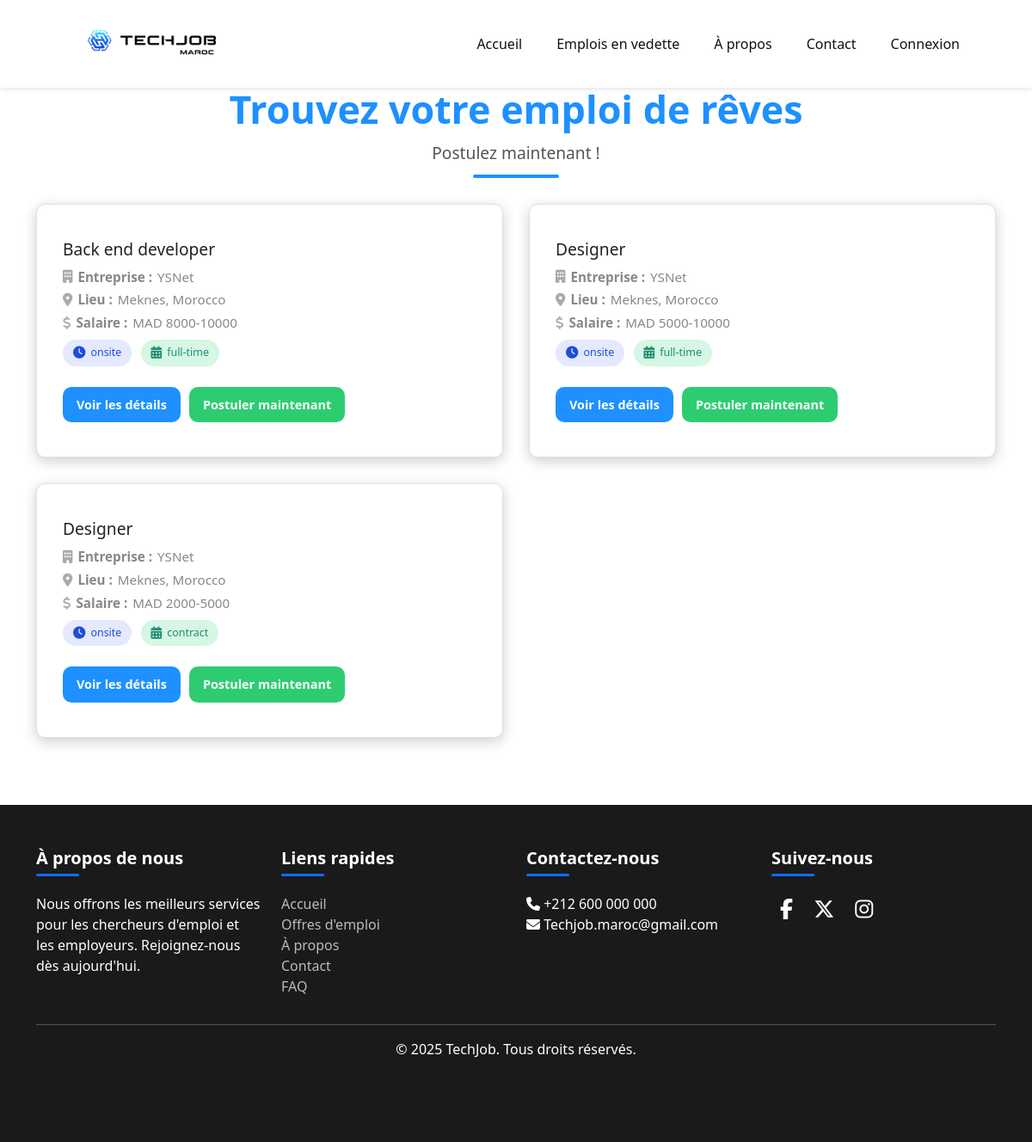
/Pages/JobsListing.php, run on an earlier commit of the app's database.
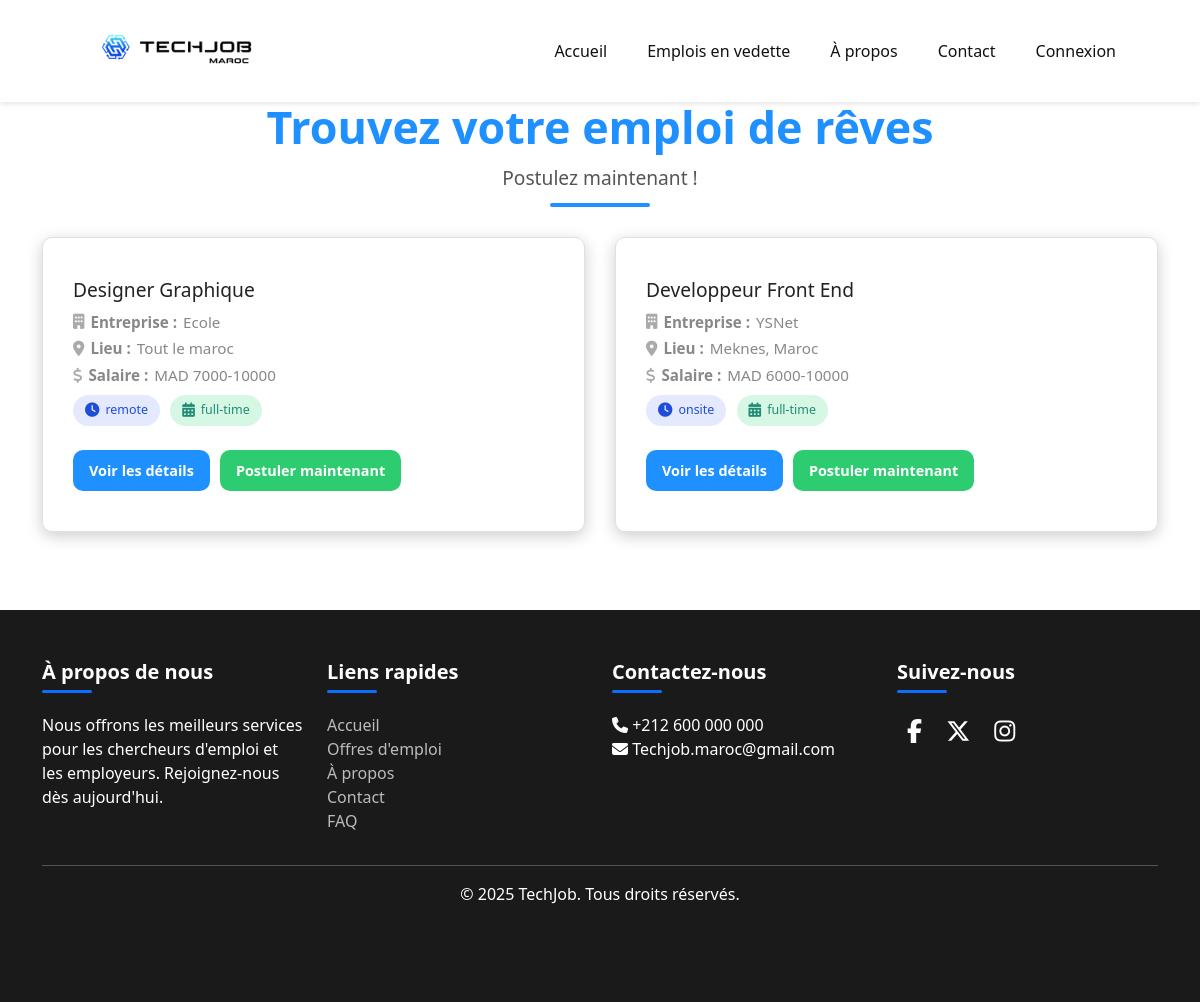
And on a later commit of the database.
### tables this page shows
CREATE TABLE IF NOT EXISTS `jobs` (
  `id` int(11) NOT NULL AUTO_INCREMENT,
  `postedBy` varchar(255) NOT NULL,
  `category` int(11) NOT NULL,
  `title` varchar(255) NOT NULL,
  `companyName` varchar(255) NOT NULL,
  `location` varchar(255) NOT NULL,
  `salaryRange` varchar(255) DEFAULT NULL,
  `duration` enum('part-time','full-time','contract','internship') NOT NULL,
  `type` enum('remote','onsite','mission') NOT NULL,
  `datePosted` datetime NOT NULL DEFAULT current_timestamp(),
  `skills` text DEFAULT NULL,
  `status` enum('active','closed') NOT NULL DEFAULT 'active',
  `numberOfApplicants` int(11) NOT NULL DEFAULT 0,
  `description` text NOT NULL,
  `requirements` text NOT NULL,
  `specializations` varchar(255) NOT NULL,
  `experience` enum('entry-level','mid-level','senior-level','expert-level') NOT NULL,
  PRIMARY KEY (`id`),
  KEY `postedBy` (`postedBy`),
  KEY `category` (`category`),
  CONSTRAINT `jobs_ibfk_1` FOREIGN KEY (`postedBy`) REFERENCES `users` (`userId`) ON DELETE CASCADE,
  CONSTRAINT `jobs_ibfk_2` FOREIGN KEY (`category`) REFERENCES `categories` (`id`) ON DELETE CASCADE
);

### includes/helper-functions.php (the view, shortened to what this page needs)
<?php
function fetchAllJobs() {
    $jobs = [];
    $conn = connectDB();
    $sql = "SELECT id, title, companyName, location, salaryRange, type, duration, datePosted
            FROM jobs WHERE status = 'active'";
    $result = mysqli_query($conn, $sql);
    if ($result) {
        while ($row = mysqli_fetch_assoc($result)) {
            $jobs[] = $row;
        }
    }
    return $jobs;
}
function generateJobMarkup($job) {
    return "
    <div class='job-item' data-job-id='{$job['id']}'>
        <h3 class='job-title'>
             " . htmlspecialchars($job['title']) . "
        </h3>
        <p><i class='fas fa-building'></i> <strong>Entreprise :</strong> " . htmlspecialchars($job['companyName']) . "</p>
        <p><i class='fas fa-map-marker-alt'></i> <strong>Lieu :</strong> " . htmlspecialchars($job['location']) . "</p>
        <p><i class='fas fa-dollar-sign'></i> <strong>Salaire :</strong> " . htmlspecialchars($job['salaryRange']) . "</p>
        <div class='tags'>
            <span class='tag job-type'><i class='fas fa-clock'></i> " . htmlspecialchars($job['type']) . "</span>
            <span class='tag duration'><i class='fas fa-calendar-alt'></i> " . htmlspecialchars($job['duration']) . "</span>
        </div>
        <div class='button-group'>
            <button class='view-details' onclick='openModal(" . intval($job['id']) . ")'>Voir les détails</button>
            <form action='../Pages/JobApplication.php?jobId={$job['id']}' method='post' style='display:inline;'>
                <input type='hidden' name='jobId' value='{$job['id']}'>
                <button type='submit' class='apply-button'>Postuler maintenant</button>
            </form>
        </div>
    </div>";
}
?>

### Pages/JobsListing.php (shortened to what this page needs)
<?php
require_once "../includes/helper-functions.php";
$default = 0;
$categoryId = isset($_GET['category']) ? intval($_GET['category']) : $default;
if ($categoryId == $default) {
    $jobs = fetchAllJobs();
} else {
    $categoryName = "Jobs in " . fetchCategoryName($categoryId);
    $jobs = fetchJobsByCategory($categoryId);
}
?>
<!DOCTYPE html>
<html lang="en">
    <head>
        <link rel="stylesheet" href="https://cdnjs.cloudflare.com/ajax/libs/font-awesome/6.5.0/css/all.min.css">
        <link rel="stylesheet" href="../styles/generalStyles.css">
        <link rel="stylesheet" href="../styles/HomePage/header.css">
        <link rel="stylesheet" href="../styles/HomePage/footer.css">
        <link rel="stylesheet" href="../styles/HomePage/common-styles.css">
        <link rel="stylesheet" href="../css/joblisting.css">
    </head>
    <body>
    <?php
        include_once '../includes/applicant-header.php';
    ?>
    <div class="hero-text-wrapper">
    <h1 class="hero-title">Trouvez votre emploi de rêves</h1>
    <p class="hero-subtitle">Postulez maintenant !</p>
    <div class="hero-underline"></div>
    </div>
    <div class="container">
        <div class="job-list">
            <?php foreach ($jobs as $job): ?>
                <?= generateJobMarkup($job); ?>
            <?php endforeach; ?>
        </div>
    </div>
    <?php include_once '../includes/footer.php'; ?>
        <?php include_once('../includes/footer.php') ?>
</body>
</html>

What changed in the data, as far as the page shows it:
removed jobs: title "Back end developer", companyName "YSNet", location "Meknes, Morocco", salaryRange "MAD 8000-10000", type "onsite", duration "full-time"
removed jobs: title "Designer", companyName "YSNet", location "Meknes, Morocco", salaryRange "MAD 5000-10000", type "onsite", duration "full-time"
removed jobs: title "Designer", companyName "YSNet", location "Meknes, Morocco", salaryRange "MAD 2000-5000", type "onsite", duration "contract"
added jobs: title "Designer Graphique", companyName "Ecole", location "Tout le maroc", salaryRange "MAD 7000-10000", type "remote", duration "full-time"
added jobs: title "Developpeur Front End", companyName "YSNet", location "Meknes, Maroc", salaryRange "MAD 6000-10000", type "onsite", duration "full-time"
